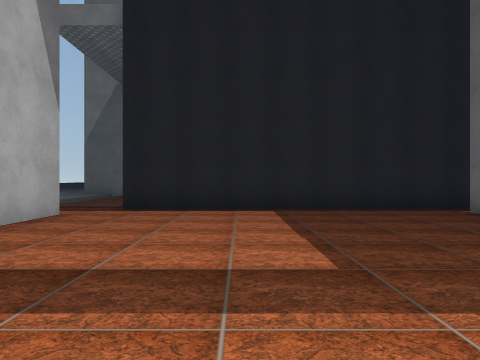
[1] (above)

23 first-person views from a walk through a scene from a Unity 3-D project. The camera is 1.3 m above the floor, looks level and sees 70° across. The floor is counted in squares, 2 m on a side. Each view is taken from the middle of a square. On the plan, view 1 faces up. The plan holds only what a view shows up to about 10 squares ahead; the rest is blank. The place goes on beyond the plan. The player character is not drawn. Some surface patterns are stand-ins.

[2]
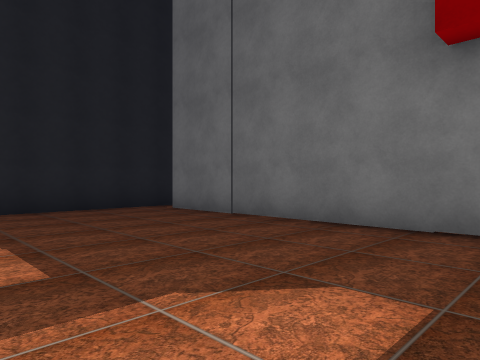

[3]
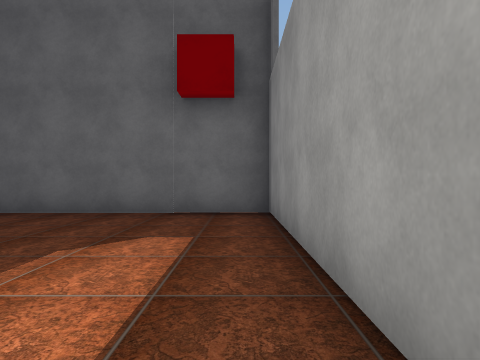

[4]
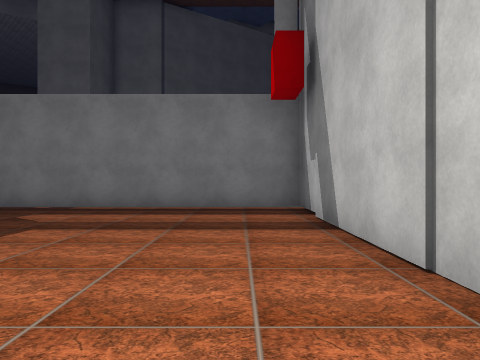

[5]
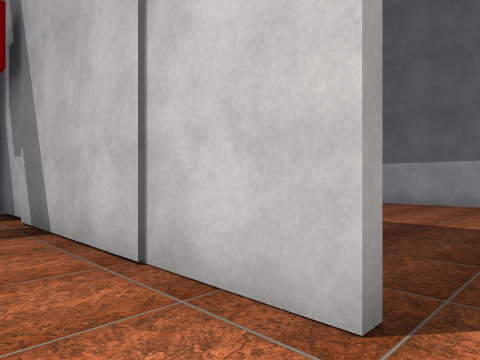

[6]
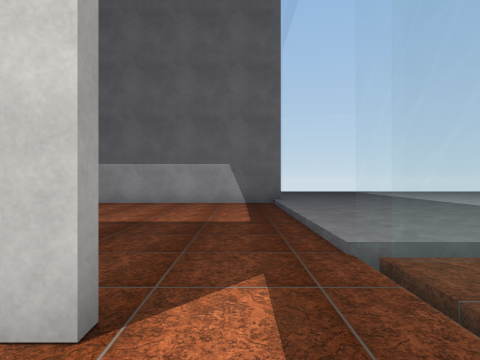

[7]
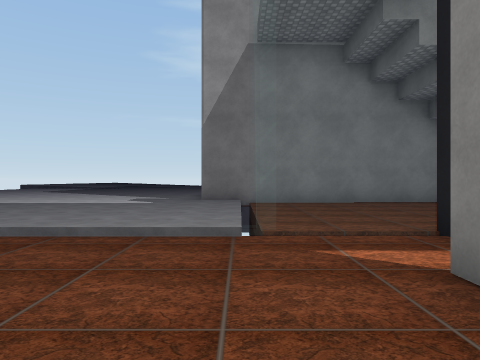

[8]
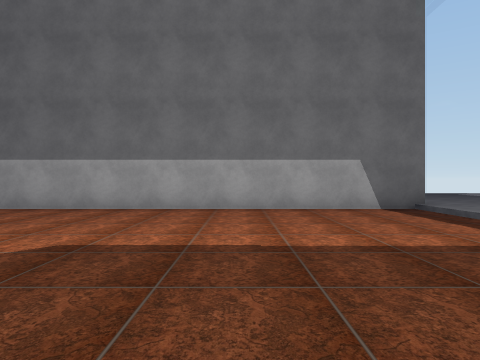

[9]
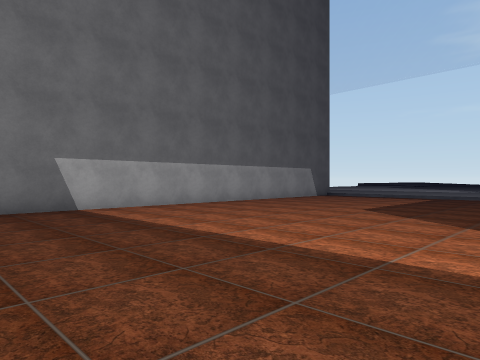

[10]
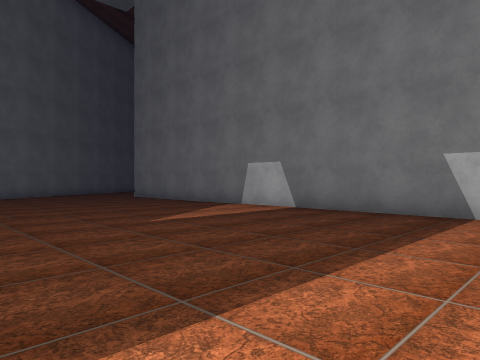

[11]
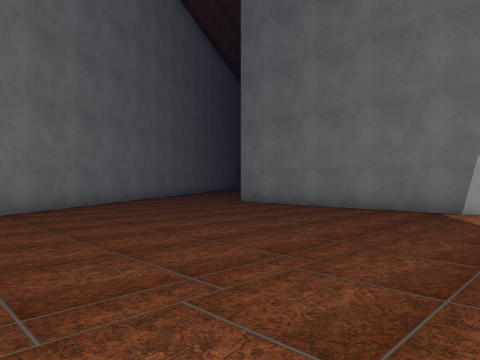

[12]
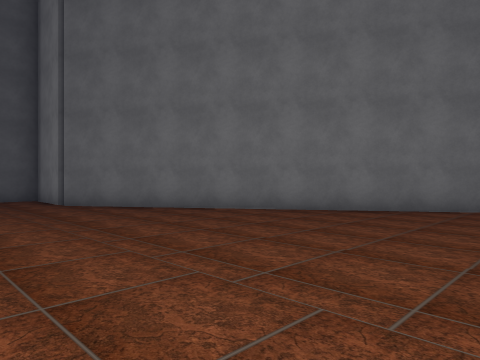

[13]
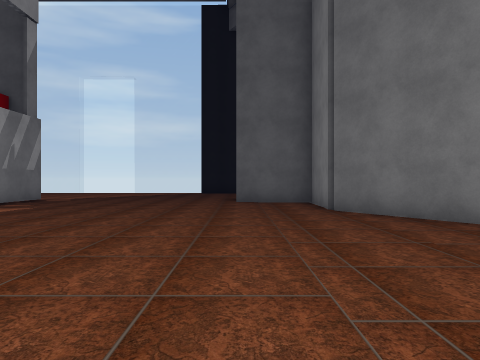

[14]
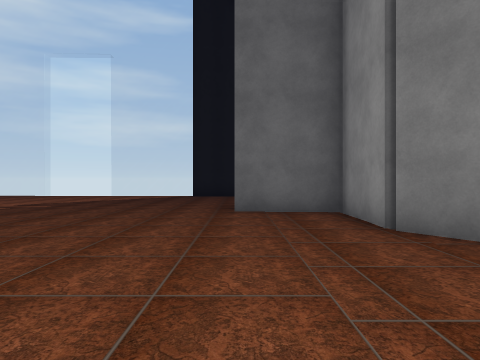

[15]
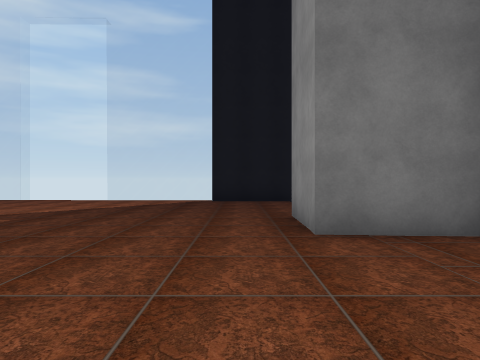

[16]
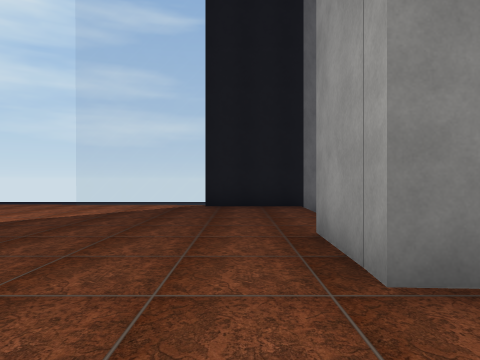

[17]
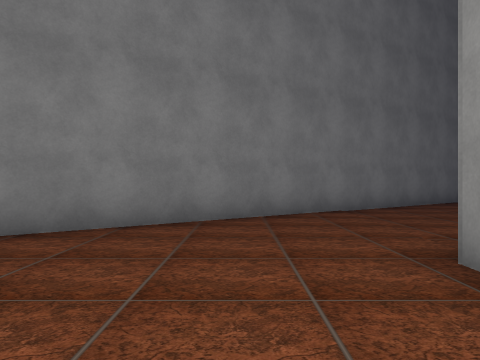

[18]
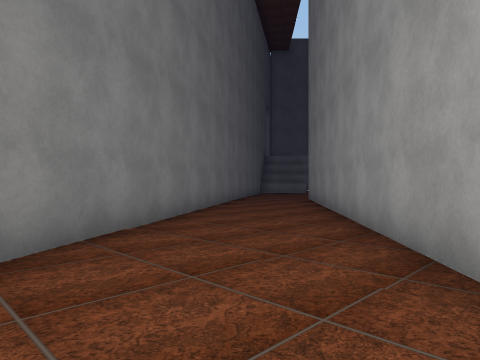

[19]
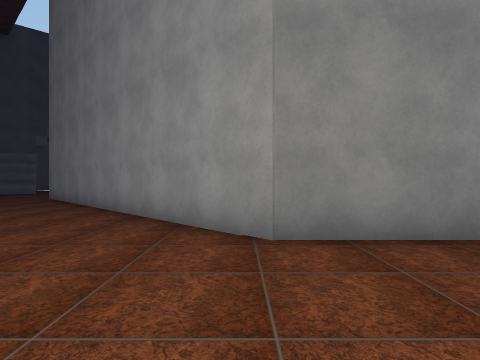

[20]
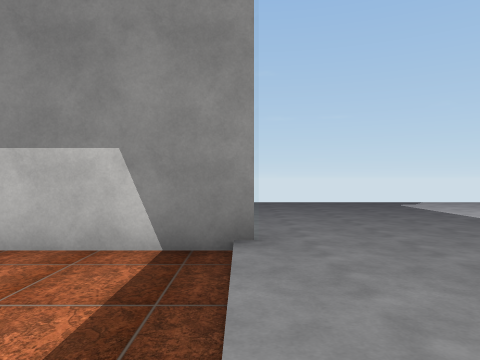

[21]
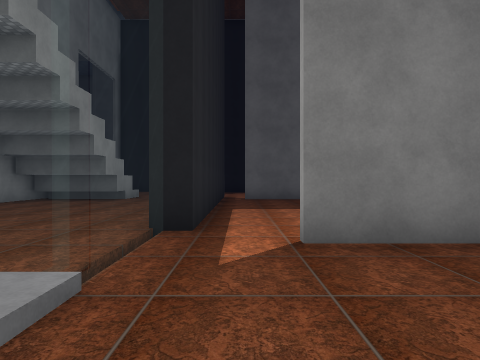

[22]
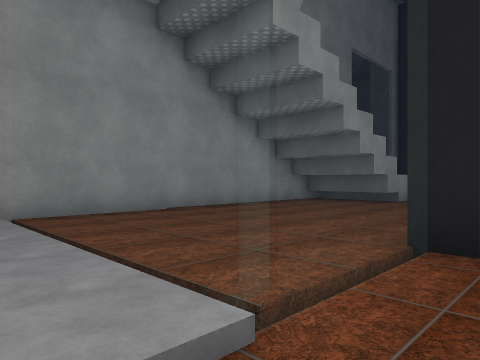

[23]
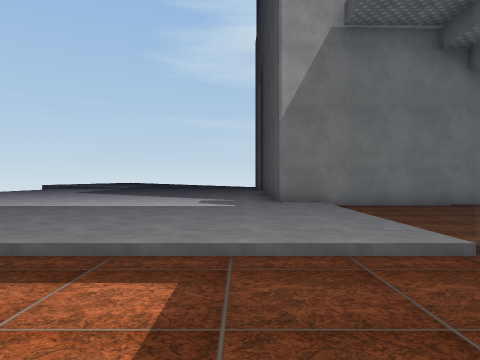

### Floor plan
Key: @ floor where view 1 was taken; # wall or solid block; x gap in a wall; . main floor; : floor 0.25 m higher than the main floor; / step, stairs or slope; = window, fence, low wall or low ledge; v drop or lower ground.
Columns run from 18 left of view 1 to 11 right of it. Each row starts with its distance up from view 1.
 13 v::: :::::::#=########
 12 v::::::::::::=.......#
 11 v::::::::::::=.......##
 10 v::::::::::::=........
  9 v::::::::::::=......
  8   vvvv#//////===########
  7       #................x
  6       #.......#........#
  5       #.......##.......#
  4       #........#.......#
  3       #....... #.......#
  2       #.......##.......#
  1       #.......#........#
  0       #.......##..@....# ....=
 -1       #....... #########......
 -2       #........    ..........
 -3       #........  ............
 -4       #........ .............
 -5       #......................=
 -6       #......................#
 -7       #...............###....#
 -8       #...............#      #
 -9       #............####
-10       #.......... ##
-11       #.........##
-12       #....... ##
-13       #......##
-14      ##.... ##
-15    ##.....##
-16   ##.....##
-17  ##....###
-18 ##....##
-19 #...###
-20 ...##
-21  ###

Positions as (right, up) in squares from view 1, and headings:
1: (0, 0), facing up
2: (0, 0), facing up-right
3: (-2, 0), facing right
4: (-2, 7), facing down
5: (-2, 7), facing down-left
6: (-2, 7), facing left
7: (-5, 4), facing up
8: (-4, 4), facing left
9: (-4, -5), facing up-left
10: (-5, -1), facing down-left
11: (-4, -6), facing down-left
12: (-8, -6), facing down-right
13: (-6, -7), facing right
14: (-3, -7), facing right
15: (0, -6), facing right
16: (2, -6), facing right
17: (-10, -11), facing down
18: (-10, -14), facing down-left
19: (-8, -14), facing left
20: (-8, 8), facing left
21: (-7, 7), facing right
22: (-6, 7), facing up-right
23: (-7, 5), facing up
